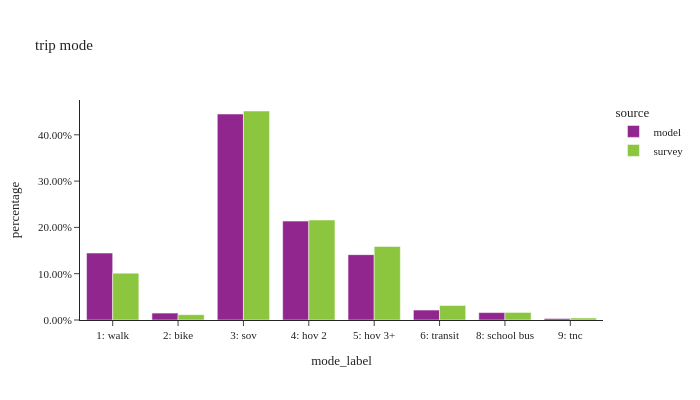

This figure's notebook cell:
### Code cell
trip_stats(df_trip,'mode_label','trip mode')

### Figure 1 — Plotly figure (JSON) as saved in the notebook; plotly's stock layout.template omitted (floating-point values rounded to 4 significant figures)
{"data": [{"alignmentgroup": "True", "customdata": [[7246000.0, 7246000.0], [2355000.0, 2355000.0], [2299000.0, 2299000.0], [260900.0, 260900.0], [243800.0, 243800.0], [2.0, 2.0], [52870.0, 52870.0], [350400.0, 350400.0], [3480000.0, 3480000.0]], "hovertemplate": "source=model<br>mode_label=%{x}<br>percentage=%{y}<br>total=%{customdata[0]}<br>sample_size=%{customdata[1]}<extra></extra>", "legendgroup": "model", "marker": {"color": "#91268F", "pattern": {"shape": ""}}, "name": "model", "offsetgroup": "model", "orientation": "v", "showlegend": true, "textposition": "auto", "type": "bar", "x": ["3: sov", "1: walk", "5: hov 3+", "8: school bus", "2: bike", null, "9: tnc", "6: transit", "4: hov 2"], "xaxis": "x", "y": [0.4449, 0.1446, 0.1411, 0.01602, 0.01497, 1.228e-07, 0.003246, 0.02151, 0.2137], "yaxis": "y"}, {"alignmentgroup": "True", "customdata": [[104500.0, 147.0], [5176000.0, 7872.0], [1822000.0, 2318.0], [359100.0, 979.0], [1161000.0, 3676.0], [2476000.0, 3655.0], [187500.0, 272.0], [49060.0, 77.0], [131800.0, 597.0]], "hovertemplate": "source=survey<br>mode_label=%{x}<br>percentage=%{y}<br>total=%{customdata[0]}<br>sample_size=%{customdata[1]}<extra></extra>", "legendgroup": "survey", "marker": {"color": "#8CC63E", "pattern": {"shape": ""}}, "name": "survey", "offsetgroup": "survey", "orientation": "v", "showlegend": true, "textposition": "auto", "type": "bar", "x": [null, "3: sov", "5: hov 3+", "6: transit", "1: walk", "4: hov 2", "8: school bus", "9: tnc", "2: bike"], "xaxis": "x", "y": [0.009114, 0.4514, 0.1589, 0.03132, 0.1012, 0.2159, 0.01635, 0.004279, 0.0115], "yaxis": "y"}], "layout": {"barmode": "group", "font": {"size": 11}, "height": 400, "legend": {"title": {"text": "source"}, "tracegroupgap": 0}, "title": {"text": "trip mode"}, "width": 700, "xaxis": {"anchor": "y", "categoryorder": "category ascending", "domain": [0.0, 1.0], "dtick": 1, "title": {"text": "mode_label"}}, "yaxis": {"anchor": "x", "domain": [0.0, 1.0], "tickformat": ".2%", "title": {"text": "percentage"}}}}
